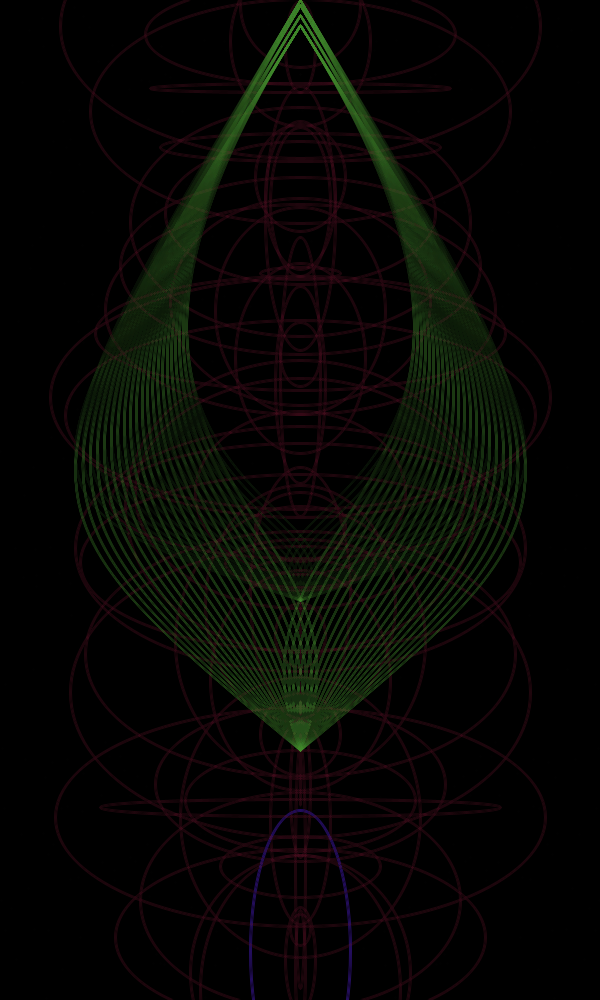
Frame 1 (no input)
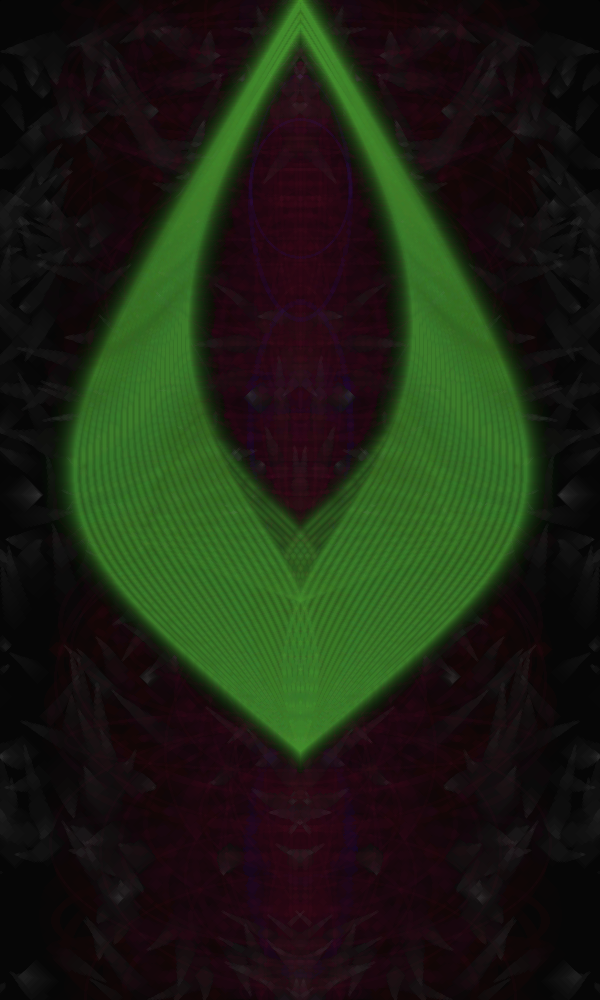
Frame 60 (the mouse pressed at the canvas centre just before this capture)
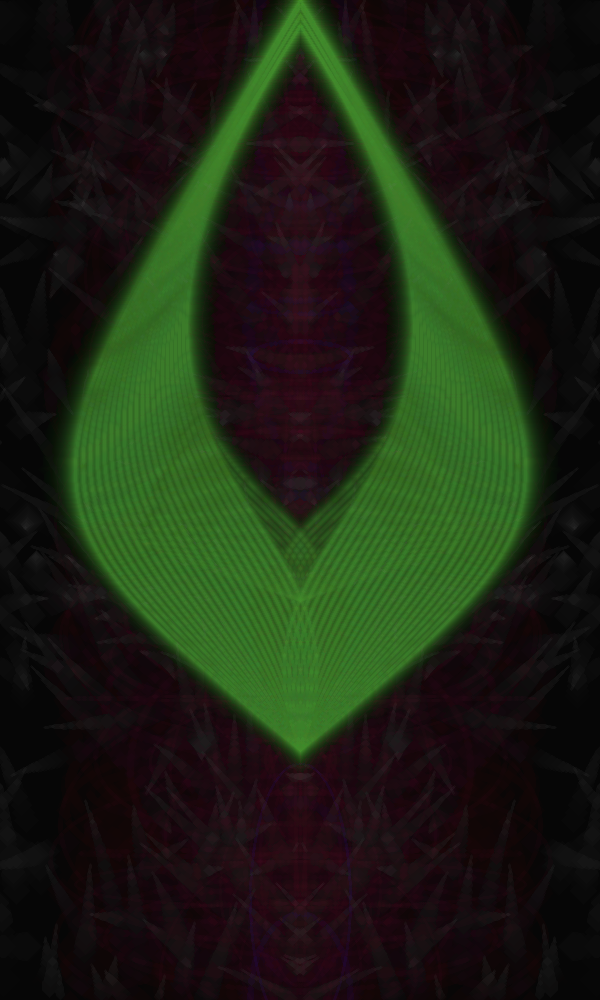
Frame 120 (the mouse held since frame 60 and released just before this capture)

The Processing sketch that drew these frames (run headless with seeded random() and noise(); from frame 60 on, the mouse is pressed at the canvas centre):

// Processing sketch: processing_97342
// ── processing_97342.pde

Particle[] particle ;
int NUMPARTICLES = 500 ;
Wind wind ;
float fadeColor;
float fadeLevel;
 
void setup() { 
  background( 0 ) ;
  size( 600, 1000 ) ;
  smooth() ;
  frameRate(60);
  noFill();
  particle = new Particle[NUMPARTICLES] ;
  for ( int i = 0 ; i < NUMPARTICLES; i++) {
    particle[i] = new Particle(int(random(0,width)), int(random(0,height)),
                                    new PVector(0.0,0.0), color(random(0,255),
                                    0,min(random(0,500),25)));
                                    stroke(255,20,147,75);}
    wind = new Wind() ;
cursor(CROSS) ;

}

void draw() { 
 draw2(); 
 draw3();
 drawleaf(); 
 fade( color(0), 20 ) ;
 for ( int i = 0 ; i < NUMPARTICLES ; i++ ) {
    particle[i].render() ;
    particle[i].addToVector(wind.windAtLocation(particle[i].x(),particle[i].y(), frameCount)) ;
    particle[i].updateLocation() ;
    particle[i].steerToTarget(new PVector(mouseX, mouseY)) ;
 }
filter(DILATE) ;
}


// Fades the screen towards colour fadeColour, with opacity fadeLevel
void fade( color fadeColor , int fadeLevel ) {
  noStroke(); 
  fill(fadeColor, fadeLevel) ;
  rect(0,0, width,height) ;
 }

int radius=90;
int degree=-90;

 void draw2() {
  float angle = radians(degree);
  float x =400 + (cos(angle) * radius);
  float y =400 + (sin(angle) * radius);
  stroke(255,80);
  //line(x,y,250,250);
  //ellipse(x,y,20,20);
  degree++;
  //delay(300);
}
  
void draw3(){
 //red circle
    noFill();
     stroke(55,20,147,175);
     for (int i = 0; i <= 600; i+= 10) {
     ellipse(300,random(3,1000),100-i,random(300));
     stroke(115,20,47,75);
    //ellipse(300,500,200-i,random(600-i));
     //stroke(255,32);
//ellipse(random(200,400),random(500,700-i),2,2);
}
 }
 
 
 void drawleaf(){
   noFill();
  stroke(70,150,47,130);
  strokeWeight(0.2);
 for (int i = 0; i <= 400; i+= 20) {
bezier(width/2,0,0,500, 0+i,500,width/2,height*3/4);
bezier(width/2,0,600,500, 600-i,500,width/2,height*3/4);
//stroke(70,130,47,22);
bezier(width/2,5,0,500, 0+i,500,width/2,height*3/4);
bezier(width/2,5,600,500, 600-i,500,width/2,height*3/4);  
//stroke(70,110,47,22);
bezier(width/2,15,0,500, 0+i,500,width/2,height*3/4);
bezier(width/2,15,600,500, 600-i,500,width/2,height*3/4);  
//stroke(70,190,47,122);
bezier(width/2,25,0,500, 0+i,500,width/2,height*3/4);
bezier(width/2,25,600,500, 600-i,500,width/2,height*3/4);  
//noLoop();
//noStroke();
bezier(width/2,25,0,500, 0+i,500,width/2,height*3/5);
bezier(width/2,25,600,500, 600-i,500,width/2,height*3/5);


   }}
   class Particle {
 
  int MAXVELOCITY = 5 ;
   
  PVector location ;
  PVector vector ;
  color particleColor ;
   
 // Creates an particle at location (x,y), with vector v and color c
  Particle(int x, int y, PVector v, color c) {
    location = new PVector(x,y) ;
    vector = v ;
    particleColor =  c ;
  }
   
  void addToVector(PVector vectorToAdd) {
    vector.add(vectorToAdd) ;                                                                   //NOTE - PLAYING AROUND WEIRD WAYS WITH SPEED ACCORDING TO COLOUR
    vector.limit(MAXVELOCITY*(1.5+red(particleColor)/255.0-blue(particleColor)/255.0)) ;       //    vector.limit(MAXVELOCITY) ;
  }
   
  void updateLocation() {
    location.add( vector ) ;
    location.x = ( location.x + width ) % width ;
    location.y = ( location.y + height ) % height ;
  }
   
  void steerToTarget(PVector target) {
    vector.limit(PVector.dist(target,location)) ;
     
  }
   
   
   void render() {
    stroke ( 130,90 ) ;
    strokeWeight(0.2) ;
    if(location.x<width/2+10){
     line ( location.x,location.y, location.x+vector.x,location.y+vector.y ) ;
     line( (width-location.x),location.y, (width-(location.x+vector.x)),location.y+vector.y ) ;
    }
  }
   
  int x() {
    return int(location.x) ;}
   
  int y() {
    return int(location.y) ;}

}
 class Wind {
  int horizontalSeed ;
  int verticalSeed ;
  float SCALE = 0.02 ;
  PVector directionalWind = new PVector(0,0) ;
 
  Wind() {
    horizontalSeed = int(random(0,10000)) ;
    verticalSeed = int(random(0,10000)) ;
  }
   
  PVector windAtLocation(int x, int y, int time) {
    PVector returnWind ;
    returnWind = new PVector( noise(x*SCALE, y*SCALE, (horizontalSeed + time)*SCALE) - 0.5,
                        noise(x*SCALE, y*SCALE, (verticalSeed + time)*SCALE) - 0.5) ;
    returnWind.add(directionalWind) ;
    return returnWind ;
  }
  
   
}
